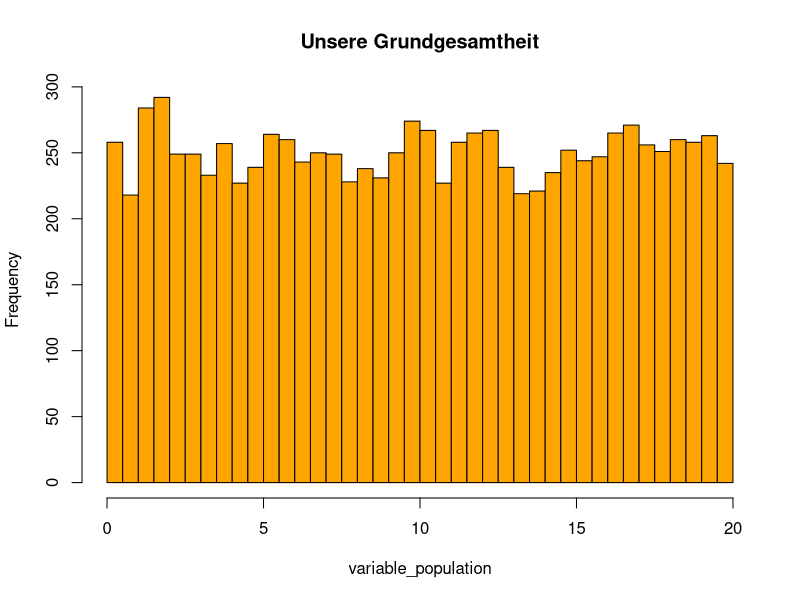
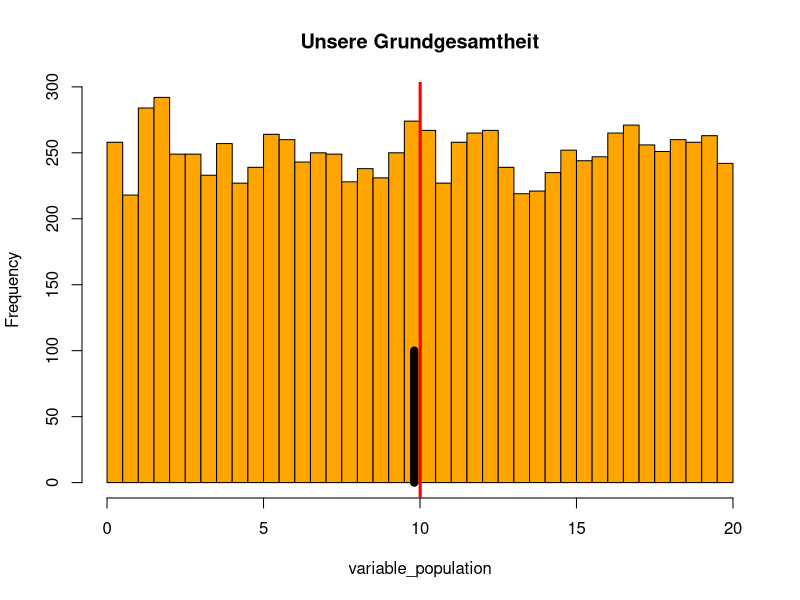
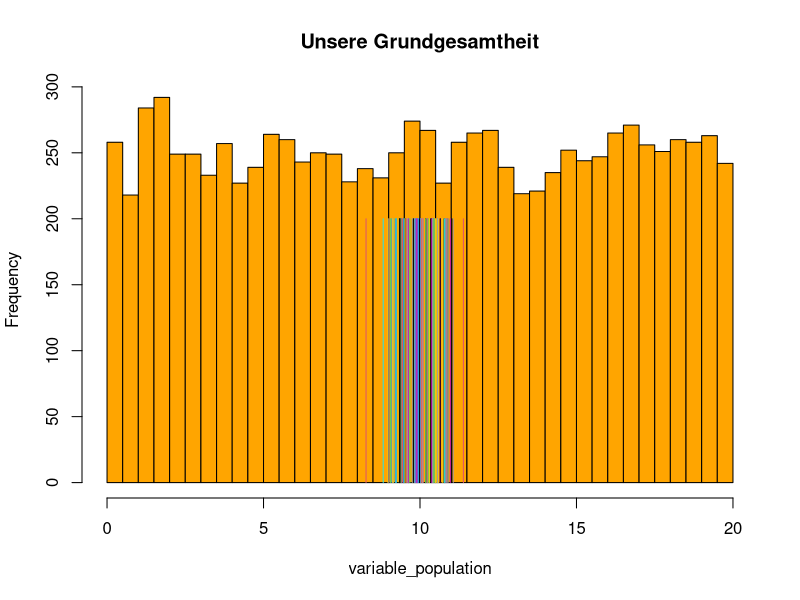
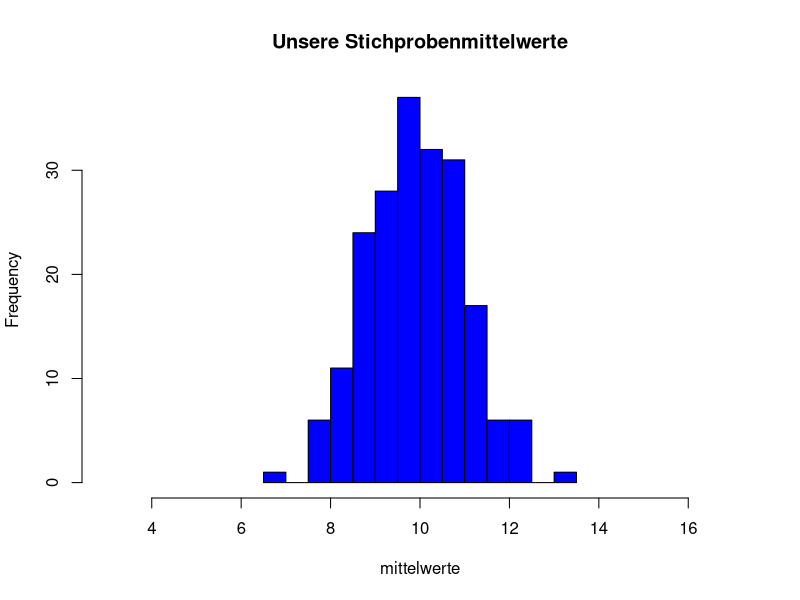
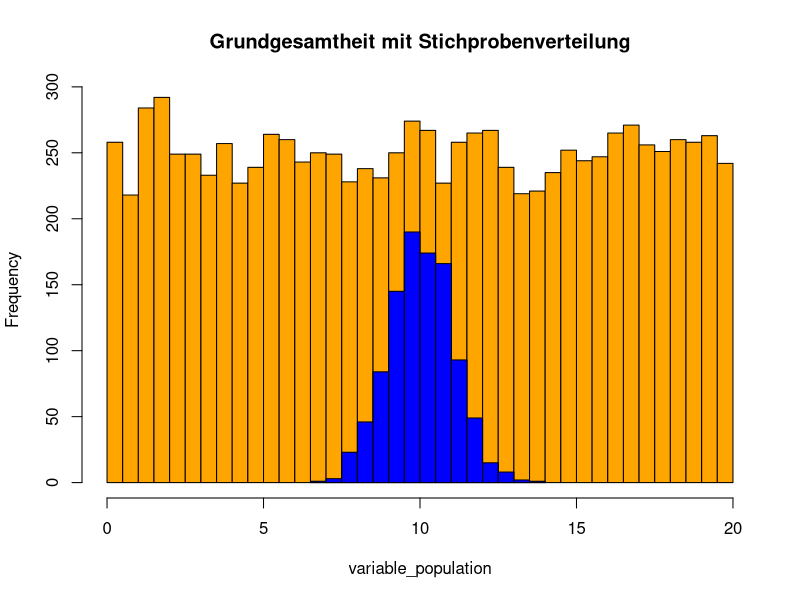
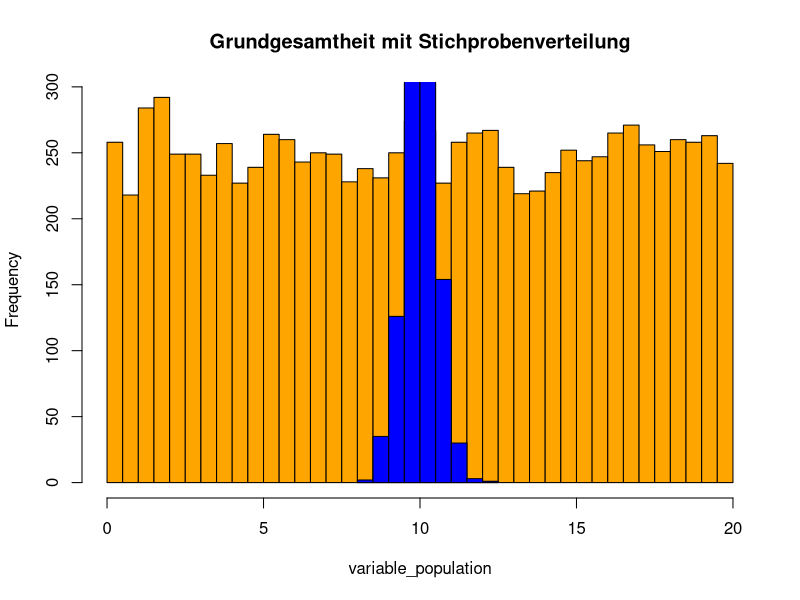
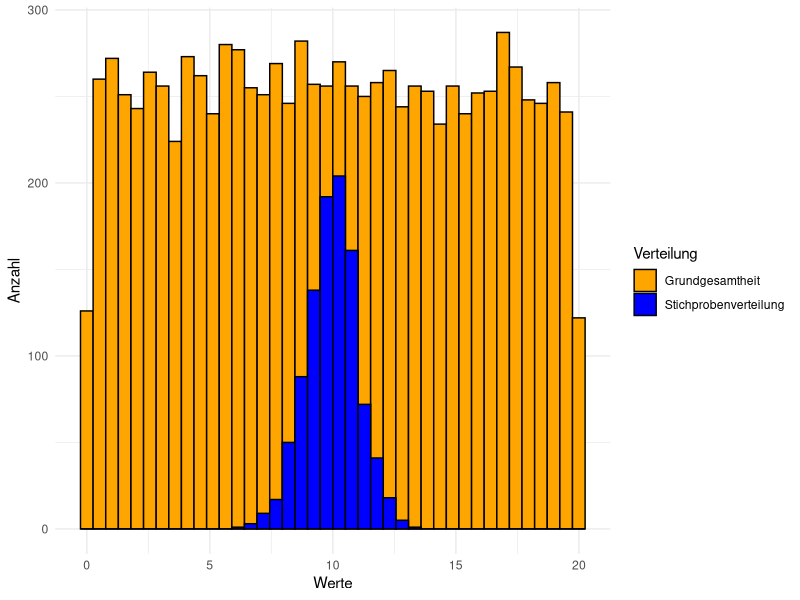

Write R code to recreate these figures, in order.
## ---- chunk 1
variable_population <- runif(10000,
                             min = 0,
                             max = 20)
mean(variable_population)
sd(variable_population)
hist(variable_population,
     breaks = 30,
     col="orange",
     main="Unsere Grundgesamtheit",
     xlim = c(0,20)
     )
## ---- chunk 2
sample1 <- sample(variable_population, 100)
mean(variable_population)
mean(sample1)
hist(variable_population,
     breaks = 30,
     col="orange",
     main="Unsere Grundgesamtheit",
     xlim = c(0,20)
     )
points(rep(mean(sample1), 2),
       c(0, 100),
       type = "l",
       col = "black",
       lwd = 8)

#Hier wird nun auch noch der Mittelwert der Grundgesamtheit eingefügt
#...aber mittels der Funktion 'abline()'
abline(v=mean(variable_population), col = "red", lwd = 3)

## ---- chunk 3
hist(variable_population,
     breaks = 30,
     col = "orange",
     main="Unsere Grundgesamtheit",
     xlim = c(0,20)
     )

for (i in 1:100) {
sample1 <- sample(variable_population, 100)
points(rep(mean(sample1), 2),
       c(0, 200),
       type = "l",
       col = i,
       lwd = 1)
}
## ---- chunk 4
meine_samples <- function(x, n, trials) {
variable_sample <- sample(x, n)
for (i in 1:(trials - 1)){
variable_sample <- cbind(variable_sample, sample(x, n))
}
return(variable_sample)
}
## ---- chunk 5
stichproben_200 <- meine_samples(variable_population, 30, 200)
## ---- chunk 6
mittelwerte <- apply(stichproben_200, 2, mean)
hist(mittelwerte,
     breaks = 10,
     col = "blue",
     main = "Unsere Stichprobenmittelwerte",
     xlim=c(3,17)
     )

## ---- chunk 7
hist(variable_population,
     breaks = 30,
     col = "orange",
     main = "Grundgesamtheit mit Stichprobenverteilung",
     xlim = c(0, 20),
     )
# Hiweise hier stimmt der Titel zuerst natürlich noch nicht.
# Erst wenn das zweite Histogram darüber gelegt wird stimmt auch der Titel.

mittelwerte_samples <- apply(meine_samples(variable_population,
                                           30,
                                           1000),
                             2,
                             mean)

hist(mittelwerte_samples,
     breaks = 10,
     col = "blue",
     add = T)

## ---- chunk 8
mean(mittelwerte_samples)
mean(variable_population)
## ---- chunk 9
sd(variable_population)/sqrt(30)
## ---- chunk 10
sd(mittelwerte_samples)
## ---- chunk 11
hist(variable_population,
     breaks = 30,
     col = "orange",
     main = "Grundgesamtheit mit Stichprobenverteilung",
     xlim = c(0, 20),
     )

mittelwerte_samples <- apply(meine_samples(variable_population,
                                           120,
                                           1000),
                             2,
                             mean)

hist(mittelwerte_samples,
     breaks = 10,
     col = "blue",
     add = T)
sd(mittelwerte_samples) 
#Der Standardfehler wurde halbiert, da die Stichprobengrösse vervierfacht wurde.
## ---- chunk 12
#Zur Veranschaulichung werden nochmals die beiden Variablen generiert...
variable_population <- runif(10000,
                             min = 0,
                             max = 20)
mittelwerte_samples <- apply(meine_samples(variable_population,
                                           30,
                                           1000),
                             2,
                             mean)

#...und dann in einem dataframe Objekt zusammengefasst. 
# Diese Daten sind nun in einem 'long'-Format.
daten_spv <- data.frame(Verteilung = c(rep("Grundgesamtheit", 10000),
                                      rep("Stichprobenverteilung", 1000)),
                       Werte = c(variable_population, mittelwerte_samples))

## ---- chunk 13
library(ggplot2)
p <- ggplot(daten_spv, aes(x=Werte, fill=Verteilung))
p + geom_histogram(col = "black", 
                   position = 'identity',
                   bins = 40)  + theme_minimal() + ylab("Anzahl") + scale_fill_manual(values=c("orange", "blue"))


